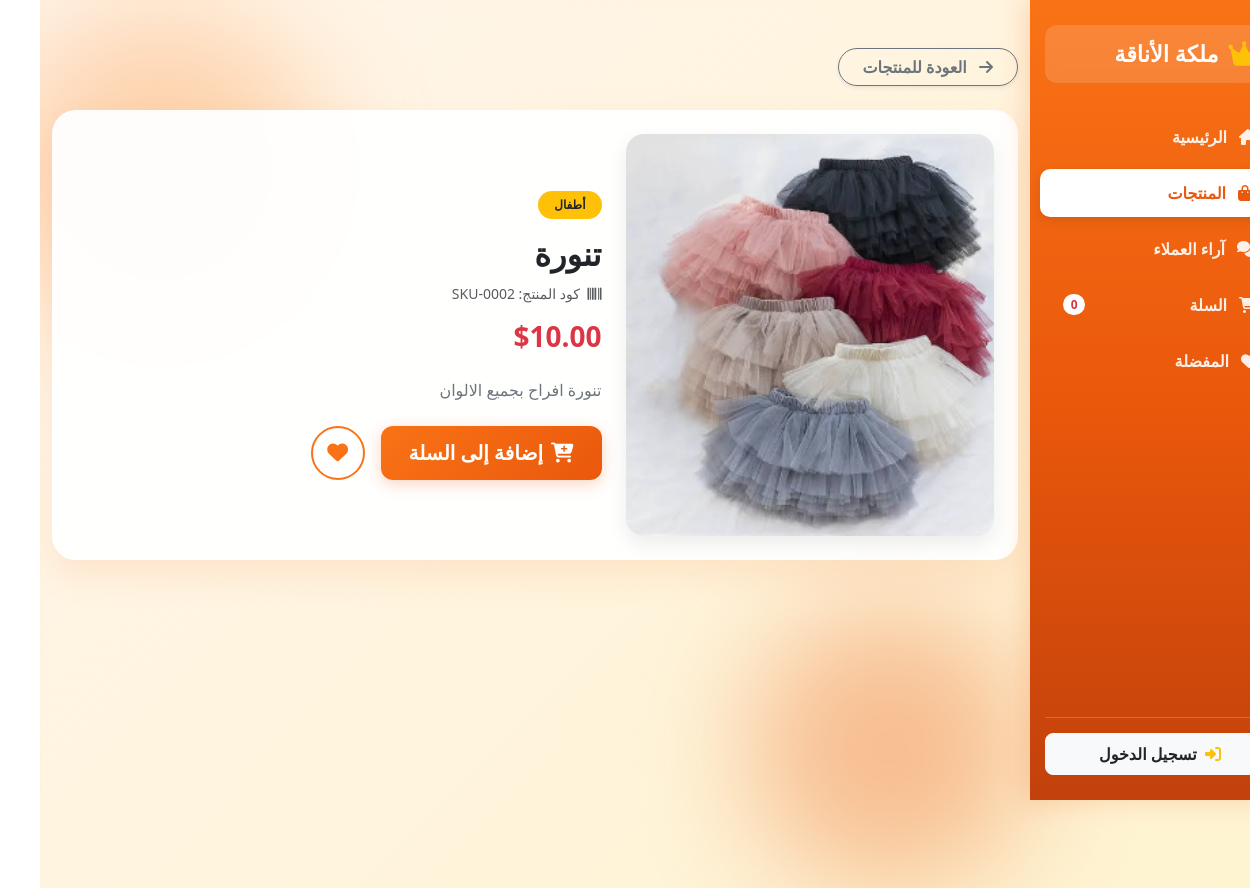
The app's page /product_details.php?id=11 with its own data.
### tables this page shows
CREATE TABLE `products` (
  `id` int(11) NOT NULL AUTO_INCREMENT,
  `product_code` varchar(50) DEFAULT NULL,
  `title` varchar(150) NOT NULL,
  `description` text DEFAULT NULL,
  `price` decimal(10,2) NOT NULL,
  `size` varchar(20) DEFAULT NULL,
  `image` varchar(255) NOT NULL,
  `created_at` timestamp NOT NULL DEFAULT current_timestamp(),
  `is_archived` tinyint(1) DEFAULT 0,
  `category` varchar(50) NOT NULL DEFAULT 'عام',
  PRIMARY KEY (`id`)
);

### product_details.php (the view, shortened to what this page needs)
<?php
require_once 'DB.php';
$current_theme = isset($_COOKIE['theme']) ? $_COOKIE['theme'] : 'light';
$product_id = intval($_GET['id']);
$stmt = $pdo->prepare("SELECT * FROM products WHERE id = ? AND is_archived = 0");
$stmt->execute([$product_id]);
$product = $stmt->fetch();
$in_wishlist = isset($_SESSION['wishlist'][$product_id]);
?>
<!DOCTYPE html>
<html lang="ar" dir="rtl" data-bs-theme="<?php echo $current_theme; ?>">
<head>
    <link href="https://cdn.jsdelivr.net/npm/bootstrap@5.3.0/dist/css/bootstrap.rtl.min.css" rel="stylesheet">
    <link rel="stylesheet" href="https://cdnjs.cloudflare.com/ajax/libs/font-awesome/6.4.2/css/all.min.css">
</head>
<body>
<div class="bg-shape shape-2"></div>
<?php $active_page = 'products'; include 'sidebar.php'; ?>
<div class="container my-5" style="position: relative; z-index: 2;">
    <div class="mb-4">
        <a href="products.php" class="btn btn-outline-secondary rounded-pill px-4 fw-bold shadow-sm">
            <i class="fa-solid fa-arrow-right me-2"></i> العودة للمنتجات
        </a>
    </div>
    <div class="card details-card p-4">
        <div class="row g-4 align-items-center">
            <div class="col-md-5">
                <img src="<?php echo htmlspecialchars($product['image'] ?? 'https://via.placeholder.com/400'); ?>" class="product-main-img" alt="<?php echo htmlspecialchars($product['title']); ?>">
            </div>
            <div class="col-md-7">
                <span class="badge bg-warning text-dark px-3 py-2 rounded-pill fw-bold mb-3">
                </span>
                <h2 class="fw-bold text-dark mb-2"><?php echo htmlspecialchars($product['title']); ?></h2>
                <small class="text-muted d-inline-block mb-3"><i class="fa-solid fa-barcode me-1"></i> كود المنتج: <?php echo htmlspecialchars($product['product_code'] ?? '—'); ?></small>
                <h3 class="fw-bold text-danger mb-4">$<?php echo number_format($product['price'], 2); ?></h3>
                <p class="text-secondary mb-4 leading-relaxed fs-6">
                    <?php echo nl2br(htmlspecialchars($product['description'] ?? 'لا يوجد وصف متاح لهذا المنتج.')); ?>
                </p>
                <div class="d-flex gap-3 mt-4 align-items-center">
                    <a href="add_to_cart.php?id=<?php echo $product['id']; ?>" class="btn btn-add-cart btn-lg d-flex align-items-center gap-2">
                        <i class="fa-solid fa-cart-plus"></i> إضافة إلى السلة
                    </a>
                    <a href="add_to_wishlist.php?id=<?php echo $product['id']; ?>"
                       class="btn d-flex align-items-center justify-content-center rounded-circle"
                       style="width:54px; height:54px; border:2px solid <?php echo $in_wishlist ? '#e11d48' : '#f97316'; ?>; background:<?php echo $in_wishlist ? '#fff1f2' : '#fff'; ?>;"
                       title="أضف للمفضلة">
                        <i class="fa-solid fa-heart" style="color:<?php echo $in_wishlist ? '#e11d48' : '#f97316'; ?>; font-size:1.3rem;"></i>
                    </a>
                </div>
            </div>
        </div>
    </div>
</div>
</body>
</html>

### product_details.php (style rules this page uses)
:root { --sidebar-width: 260px; }
body { padding-right: var(--sidebar-width); transition: all 0.3s ease; font-family: 'Segoe UI', Tahoma, Geneva, Verdana, sans-serif; background: linear-gradient(-45deg, #fffaf0, #ffedd5, #fef3c7, #fff5eb); background-size: 400% 400%; animation: gradientBG 12s ease infinite; min-height: 100vh; position: relative; overflow-x: hidden; }
.bg-shape { position: absolute; border-radius: 50%; filter: blur(60px); opacity: 0.35; animation: float 8s ease-in-out infinite alternate; z-index: 0; }
.shape-2 { width: 280px; height: 280px; background: #ea580c; bottom: -40px; right: var(--sidebar-width); animation-delay: -4s; }
.details-card { background: rgba(255, 255, 255, 0.95); backdrop-filter: blur(10px); border-radius: 24px; border: none; box-shadow: 0 15px 35px rgba(234, 88, 12, 0.1); overflow: hidden; }
.product-main-img { width: 100%; max-height: 450px; object-fit: cover; border-radius: 18px; box-shadow: 0 8px 20px rgba(0,0,0,0.08); }
.btn-add-cart { background: linear-gradient(135deg, #f97316, #ea580c); color: #ffffff; border: none; border-radius: 12px; padding: 12px 28px; font-weight: bold; transition: all 0.3s ease; box-shadow: 0 4px 15px rgba(234, 88, 12, 0.25); }

### records on screen
products: image (picture), title "تنورة", product_code "SKU-0002", price "10.00", description "تنورة افراح بجميع الالوان"
